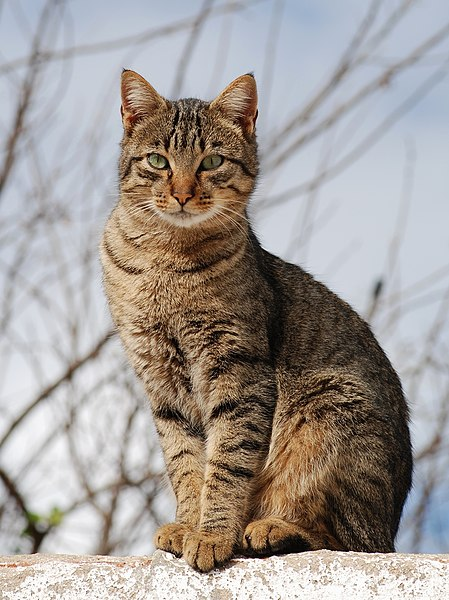
#> input picture Supporting Files/Photos/cat.jpeg, 449 x 600 px
$ python essential-functions.py
#> lines starting #> are read from the running program, lines starting #| are printed output that depends on the picture; after the words box and inside, x2 and y2 are one past the last pixel; in counts of white or black regions, pixels touching at a corner belong together
import cv2 as cv

img = cv.imread('../Supporting Files/Photos/cat.jpeg')
#> img is the input picture: shape (600, 449, 3); mean B, G, R 150.2, 154.7, 161.7

cv.imshow('Cat', img)

# CONVERTING TO GRAYSCALE

gray = cv.cvtColor(img, cv.COLOR_BGR2GRAY)
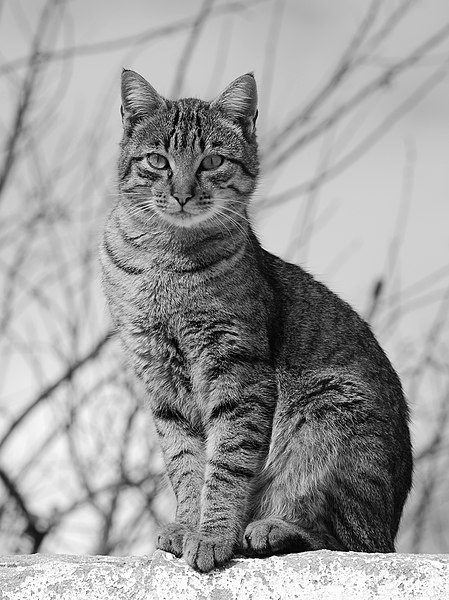
#> gray: shape (600, 449); min 0, max 255, mean 156.3
cv.imshow('Gray', gray)

# BLUR

blur = cv.GaussianBlur(img, (5, 5), cv.BORDER_DEFAULT)
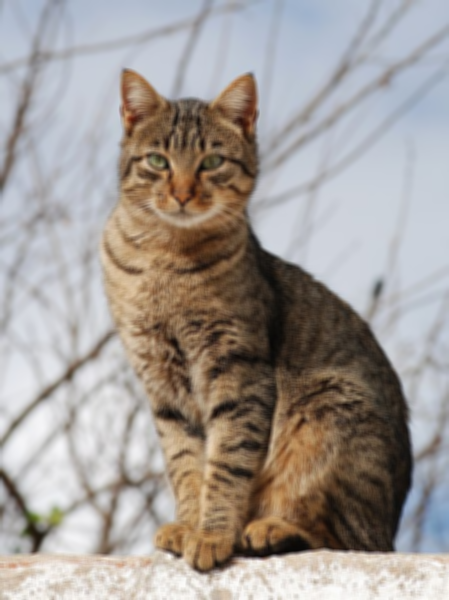
#> blur: shape (600, 449, 3); mean B, G, R 150.2, 154.7, 161.7
cv.imshow('Blur', blur)

# EDGE CASCADE

canny = cv.Canny(blur, 125, 175)
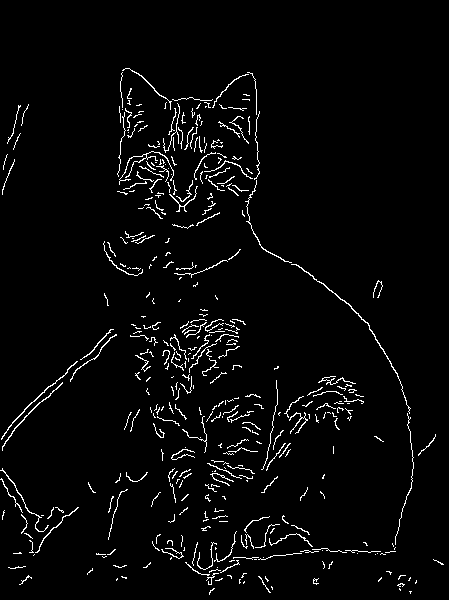
#> canny: shape (600, 449); 3.2% white in thin lines or dots, all inside (x1, y1, x2, y2) = (0, 68, 444, 595)
cv.imshow('Canny', canny)

# DILATING THE IMAGE
dilated = cv.dilate(canny, (3,3), iterations=1)
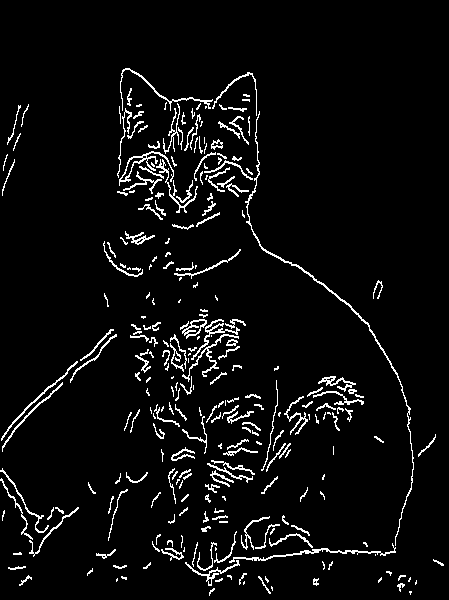
#> dilated: shape (600, 449); 5.1% white in thin lines or dots, all inside (x1, y1, x2, y2) = (0, 68, 444, 596)
cv.imshow('Dilated', dilated)

# ERODING
eroded = cv.erode(dilated, (3,3), iterations=1)
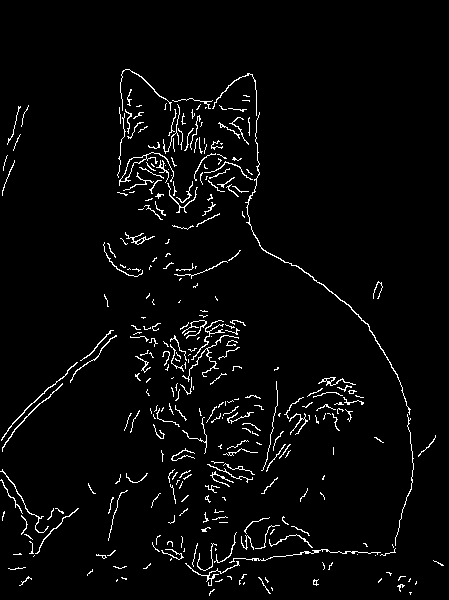
#> eroded: shape (600, 449); 3.3% white in thin lines or dots, all inside (x1, y1, x2, y2) = (0, 69, 444, 596)
cv.imshow('Eroded', eroded)

# RESIZE

resized = cv.resize(img, (500,500), interpolation=cv.INTER_AREA)
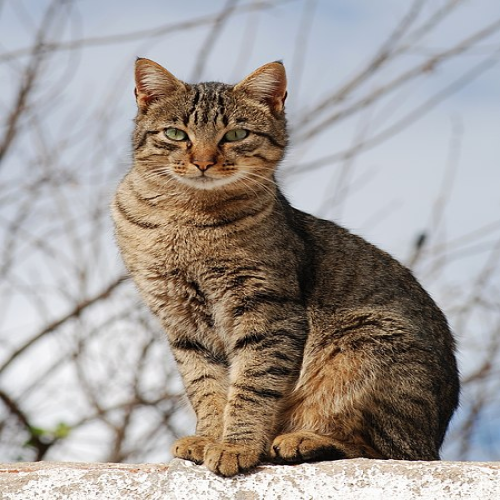
#> resized: shape (500, 500, 3); mean B, G, R 150.1, 154.6, 161.6
cv.imshow('Resixed', resized)

# CROPPING
cropped = img[50:200, 200:400]
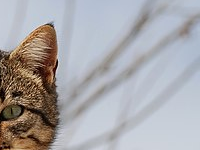
#> cropped: shape (150, 200, 3); mean B, G, R 168.8, 166, 167.9
cv.imshow('Cropped', cropped)
cv.waitKey(0)
